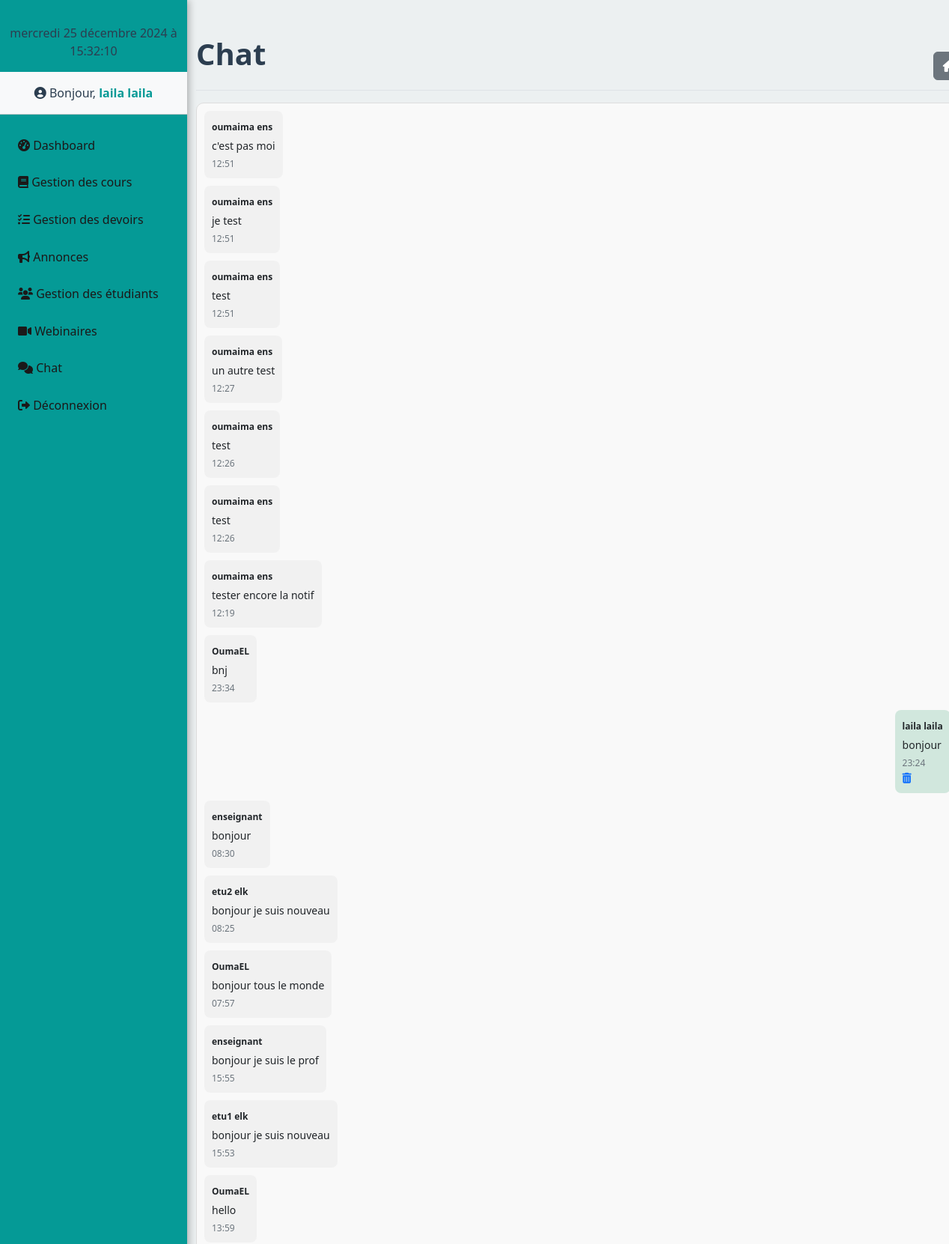
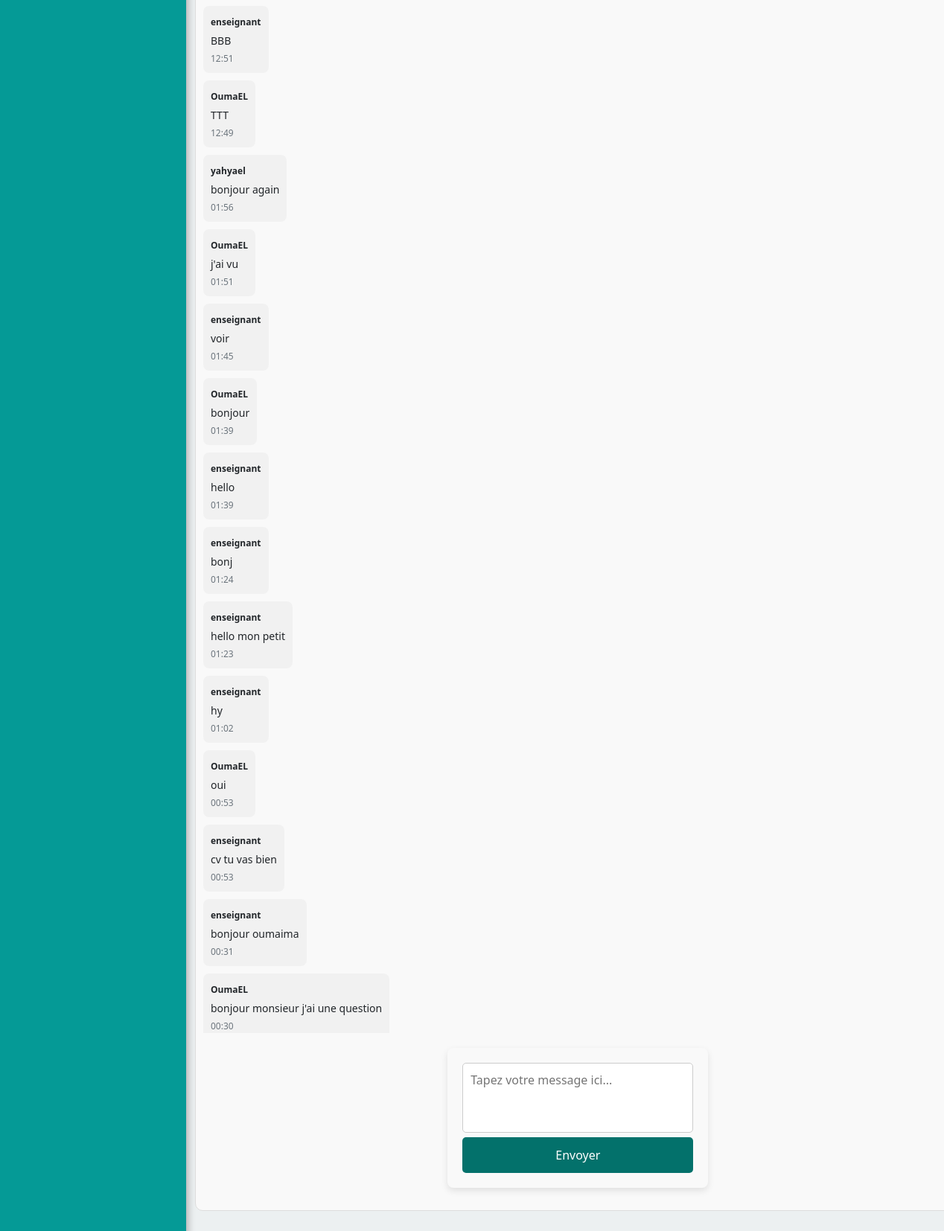
Page /chat/ (signed in) on the committed database (2 pictures, top to bottom).
### learn/models.py (models this page shows, shortened)
class Message(models.Model):
    from_user = models.ForeignKey(User, related_name='sent_messages', on_delete=models.CASCADE)
    to_user = models.ForeignKey(User, related_name='received_messages', on_delete=models.CASCADE)  # Si un seul destinataire
    content = models.TextField()
    created_at = models.DateTimeField(auto_now_add=True)
    timestamp = models.DateTimeField(auto_now=True)

### learn/views.py (the view, shortened to what this page needs)
# urls.py: path('chat/', views.chat_enseignant, name='chat_enseignant'),
@login_required
def chat_enseignant(request):
    messages = Message.objects.all().order_by('-created_at')  # Obtenez tous les messages
    return render(request, 'dashboard/enseignant/Gestion_etu/chat.html', {'messages': messages})

### learn/templates/dashboard/enseignant/Gestion_etu/chat.html (shortened to what this page needs)
{% extends "dashboard/enseignant/base.html" %}
{% block content %}
<div class="row">
    <main role="main" class="col-md-9 ml-sm-auto col-lg-10 px-4">
        <div class="d-flex justify-content-between flex-wrap flex-md-nowrap align-items-center pt-3 pb-2 mb-3 border-bottom">
            <h1 >Chat</h1>
            <a href="{% url 'dashboard' %}" class="btn btn-secondary mt-3"><i class="fa-solid fa-house"></i></a>
        </div>
        <div class="chat-container">
            <div class="messages-container">
                <div class="messages-list">
                    {% for message in messages %}
                        <div class="message-wrapper {% if message.from_user == request.user %}sent{% else %}received{% endif %}">
                            <div class="message-box {% if message.from_user == request.user %}sent-message{% else %}received-message{% endif %}">
                                <strong class="message-user">{{ message.from_user.username }}</strong>
                                <p class="message-content">{{ message.content }}</p>
                                <div class="message-timestamp">{{ message.timestamp|date:"H:i" }}</div>
                                {% if message.from_user == request.user %}
                                    <form method="post" action="#" class="delete-form">
                                        <a href="#" title="Supprimer" onclick="return confirm('Êtes-vous sûr de vouloir supprimer ce message ?');">
                                            <i class="fas fa-trash-alt delete-icon"></i>
                                        </a>
                                    </form>
                                {% endif %}
                            </div>
                        </div>
                    {% empty %}
                        <p class="no-messages">Aucun message pour le moment.</p>
                    {% endfor %}
                </div>
            </div>
            <div class="form-container">
                <form method="post" class="message-form">
                    <textarea name="content" rows="3" placeholder="Tapez votre message ici..." class="message-input"></textarea>
                    <button type="submit" class="send-button">Envoyer</button>
                </form>
            </div>
        </div>
    </main>
</div>
{% endblock %}

### learn/templates/dashboard/enseignant/header.html
<nav class="col-md-2 d-none d-md-block bg-light sidebar">
    <div class="sidebar-sticky">
<div class="row">
        <div class="col-md-12 text-center">
             <p id="current-time"></p>
        </div>
    </div>
        {% if user.is_authenticated %}
            <div class="user-info text-center py-3" style="border-bottom: 1px solid #ccc; background-color: #f8f9fa;">
            <i class="fa-solid fa-circle-user"></i>
                <span class="font-weight-bold">Bonjour,</span>
                <a href="{% url 'profil_utilisateur' %}" class="user-name" style="font-size: 16px; font-weight: bold; color: #059a96; text-decoration: none;">
                    {{ user.first_name|default:user.username }}
                </a>
            </div>
        {% endif %}
        <ul class="nav flex-column mt-3">
            <li class="nav-item">
                <a class="nav-link" href="{% url 'dashboard' %}">
                    <i class="fas fa-tachometer-alt"></i> Dashboard
                </a>
            </li>
            <li class="nav-item">
                <a class="nav-link" href="{% url 'cours_list' %}">
                    <i class="fas fa-book"></i> Gestion des cours
                </a>
            </li>
            <li class="nav-item">
                <a class="nav-link" href="{% url 'visualiser_devoirs' %}">
                    <i class="fas fa-tasks"></i> Gestion des devoirs
                </a>
            </li>
            <li class="nav-item">
                <a class="nav-link" href="{% url 'annonces_list' %}">
                    <i class="fas fa-bullhorn"></i> Annonces
                </a>
            </li>
            <li class="nav-item">
                <a class="nav-link" href="{% url 'liste_etudiants' %}">
                    <i class="fas fa-users"></i> Gestion des étudiants
                </a>
            </li>
              <li class="nav-item">
                <a class="nav-link" href="{% url 'gestion_webinaires' %}">
                    <i class="fas fa-video"></i> Webinaires
                </a>
            </li>
            <li class="nav-item">
                <a class="nav-link" href="{% url 'chat_enseignant'  %}">
                       <i class="fas fa-comments"></i> Chat
                </a>
            </li>
            <li class="nav-item">
                <a class="nav-link" href="{% url 'log_out' %}">
                    <i class="fas fa-sign-out-alt"></i> Déconnexion
                </a>
            </li>
        </ul>
    </div>
</nav>

### learn/static/css/styles.css (style rules this page uses)
.sidebar { background-color: #059a96 !important; color: #2c3e50 !important; padding-top: 2rem;!important; width: 250px; position: fixed; top: 0; left: 0; height: 100vh; box-shadow: 2px 0 10px rgba(0, 0, 0, 0.3); }
.sidebar .nav-link { color: #1b1919; padding: 0.8rem 1.5rem; border-radius: 4px; transition: color 0.3s, background-color 0.3s; }
main { margin-left: 250px; padding: 2rem; background-color: #ecf0f1; min-height: 100vh; }
h1, h4 { color: #2c3e50; font-weight: bold; margin-bottom: 1rem; }
.form-container { margin: 20px auto; padding: 20px; max-width: 600px; background-color: #f9f9f9; border-radius: 8px; box-shadow: 0 4px 10px rgba(0, 0, 0, 0.1); }
.form-container input[type="text"], .form-container textarea, .form-container input[type="file"] { width: 100%; padding: 10px; font-size: 1em; border: 1px solid #ccc; border-radius: 5px; box-sizing: border-box; }
.form-container button[type="submit"] { width: 100%; padding: 12px; background-color: #03716b; color: white; border: none; border-radius: 5px; font-size: 1em; cursor: pointer; transition: background-color 0.3s; }
button { background-color: #6a1b9a; color: white; border: none; padding: 8px; cursor: pointer; border-radius: 5px; }
.chat-container { display: flex; flex-direction: column; height: 75vh; justify-content: space-between; border: 1px solid #ddd; border-radius: 10px; padding: 10px; background-color: #f9f9f9; }
.messages-container { flex-grow: 1; overflow-y: auto; padding-right: 10px; }
.messages-list { display: flex; flex-direction: column; gap: 10px; }
.message-wrapper { display: flex; flex-direction: column; gap: 5px; }
.sent-message, .received-message { max-width: 70%; padding: 10px; border-radius: 8px; font-size: 14px; line-height: 1.5; }
.sent-message { background-color: #d1e7dd; align-self: flex-end; }
.received-message { background-color: #f1f1f1; align-self: flex-start; }
.message-user { font-weight: bold; font-size: 12px; }
.message-content { margin: 5px 0; }
.message-timestamp { font-size: 12px; color: #6c757d; }
.form-container { display: flex; flex-direction: column; gap: 10px; }
.message-input { width: 100%; padding: 10px; border: 1px solid #ddd; border-radius: 8px; resize: none; font-size: 14px; line-height: 1.5; box-sizing: border-box; }
.send-button { align-self: flex-end; padding: 10px 15px; background-color: #007bff; border: none; color: white; font-size: 14px; border-radius: 5px; cursor: pointer; transition: background-color 0.3s ease; }

### rows in the picture
Message: from_user.username "oumaima ens", content "c'est pas moi", timestamp "12:51"
Message: from_user.username "oumaima ens", content "je test", timestamp "12:51"
Message: from_user.username "oumaima ens", content "test", timestamp "12:51"
Message: from_user.username "oumaima ens", content "un autre test", timestamp "12:27"
Message: from_user.username "oumaima ens", content "test", timestamp "12:26"
Message: from_user.username "oumaima ens", content "test", timestamp "12:26"
Message: from_user.username "oumaima ens", content "tester encore la notif", timestamp "12:19"
Message: from_user.username "OumaEL", content "bnj", timestamp "23:34"
Message: from_user.username "laila laila", content "bonjour", timestamp "23:24"
Message: from_user.username "enseignant", content "bonjour", timestamp "08:30"
Message: from_user.username "etu2 elk", content "bonjour je suis nouveau", timestamp "08:25"
Message: from_user.username "OumaEL", content "bonjour tous le monde", timestamp "07:57"
Message: from_user.username "enseignant", content "bonjour je suis le prof", timestamp "15:55"
Message: from_user.username "etu1 elk", content "bonjour je suis nouveau", timestamp "15:53"
Message: from_user.username "OumaEL", content "hello", timestamp "13:59"
Message: from_user.username "enseignant", content "BBB", timestamp "12:51"
Message: from_user.username "OumaEL", content "TTT", timestamp "12:49"
Message: from_user.username "yahyael", content "bonjour again", timestamp "01:56"
Message: from_user.username "OumaEL", content "j'ai vu", timestamp "01:51"
Message: from_user.username "enseignant", content "voir", timestamp "01:45"
Message: from_user.username "OumaEL", content "bonjour", timestamp "01:39"
Message: from_user.username "enseignant", content "hello", timestamp "01:39"
Message: from_user.username "enseignant", content "bonj", timestamp "01:24"
Message: from_user.username "enseignant", content "hello mon petit", timestamp "01:23"
Message: from_user.username "enseignant", content "hy", timestamp "01:02"
Message: from_user.username "OumaEL", content "oui", timestamp "00:53"
Message: from_user.username "enseignant", content "cv tu vas bien", timestamp "00:53"
Message: from_user.username "enseignant", content "bonjour oumaima", timestamp "00:31"
Message: from_user.username "OumaEL", content "bonjour monsieur j'ai une question", timestamp "00:30"

### other values in the picture
{{ user.first_name|default:user.username }} "laila laila"
